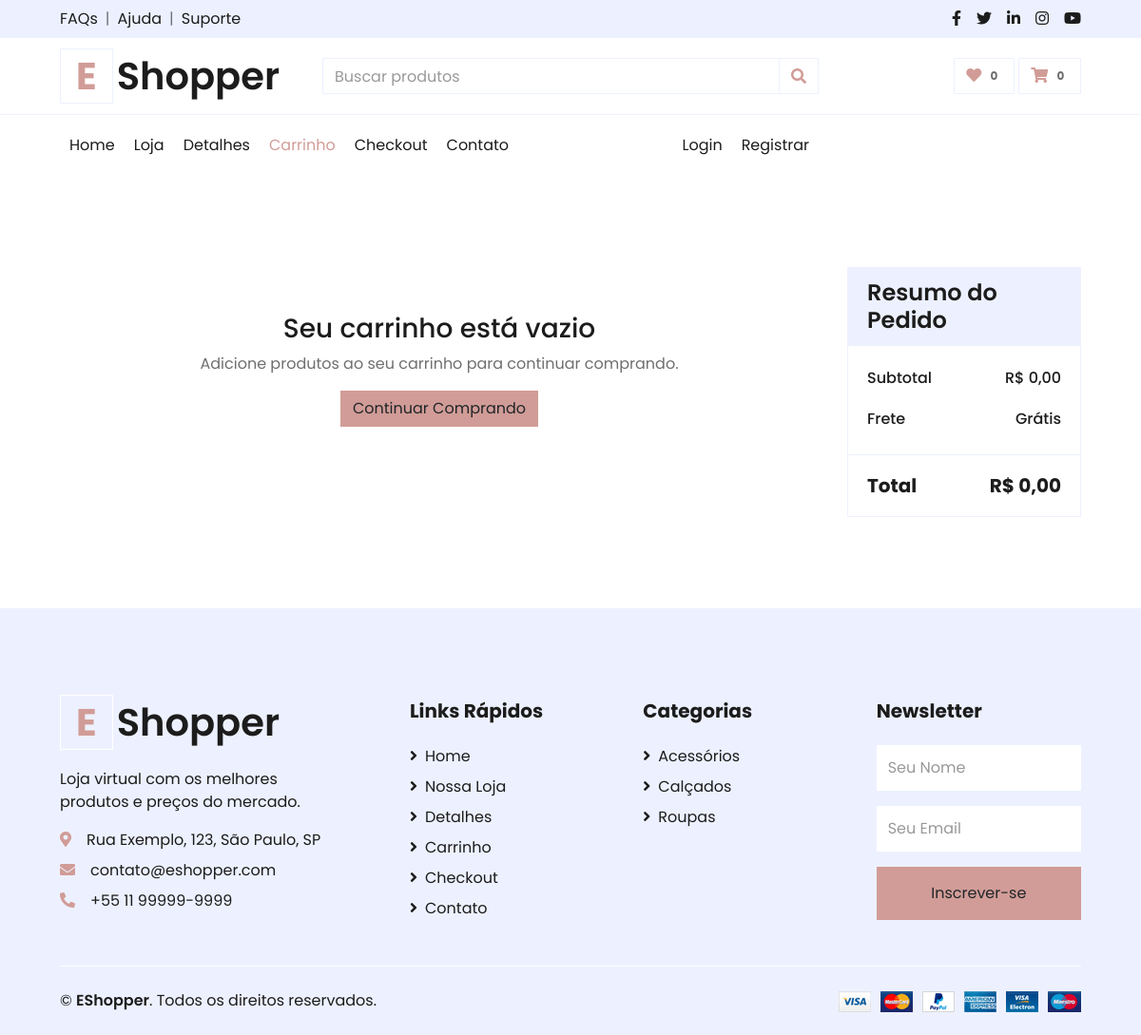
The app's page /cart.php with its own data.
### tables this page shows
CREATE TABLE IF NOT EXISTS categorias (
    id INT AUTO_INCREMENT PRIMARY KEY,
    nome VARCHAR(255) NOT NULL
);

### cart.php (the view, shortened to what this page needs)
<?php
require_once 'config.php';
$cart_products = [];
$total = 0;
?>
<!DOCTYPE html>
<html lang="pt-BR">
<head>
    <link href="https://cdnjs.cloudflare.com/ajax/libs/font-awesome/5.10.0/css/all.min.css" rel="stylesheet">
    <link href="lib/owlcarousel/assets/owl.carousel.min.css" rel="stylesheet">
    <link href="css/style.css" rel="stylesheet">
</head>
<body>
    <div class="container-fluid">
        <div class="row bg-secondary py-2 px-xl-5">
            <div class="col-lg-6 d-none d-lg-block">
                <div class="d-inline-flex align-items-center">
                    <a class="text-dark" href="">FAQs</a>
                    <span class="text-muted px-2">|</span>
                    <a class="text-dark" href="">Ajuda</a>
                    <span class="text-muted px-2">|</span>
                    <a class="text-dark" href="">Suporte</a>
                </div>
            </div>
            <div class="col-lg-6 text-center text-lg-right">
                <div class="d-inline-flex align-items-center">
                    <a class="text-dark px-2" href="">
                        <i class="fab fa-facebook-f"></i>
                    </a>
                    <a class="text-dark px-2" href="">
                        <i class="fab fa-twitter"></i>
                    </a>
                    <a class="text-dark px-2" href="">
                        <i class="fab fa-linkedin-in"></i>
                    </a>
                    <a class="text-dark px-2" href="">
                        <i class="fab fa-instagram"></i>
                    </a>
                    <a class="text-dark pl-2" href="">
                        <i class="fab fa-youtube"></i>
                    </a>
                </div>
            </div>
        </div>
        <div class="row align-items-center py-3 px-xl-5">
            <div class="col-lg-3 d-none d-lg-block">
                <a href="index.php" class="text-decoration-none">
                    <h1 class="m-0 display-5 font-weight-semi-bold"><span class="text-primary font-weight-bold border px-3 mr-1">E</span>Shopper</h1>
                </a>
            </div>
            <div class="col-lg-6 col-6 text-left">
                <form action="">
                    <div class="input-group">
                        <input type="text" class="form-control" placeholder="Buscar produtos">
                        <div class="input-group-append">
                            <span class="input-group-text bg-transparent text-primary">
                                <i class="fa fa-search"></i>
                            </span>
                        </div>
                    </div>
                </form>
            </div>
            <div class="col-lg-3 col-6 text-right">
                <a href="" class="btn border">
                    <i class="fas fa-heart text-primary"></i>
                    <span class="badge">0</span>
                </a>
                <a href="cart.php" class="btn border">
                    <i class="fas fa-shopping-cart text-primary"></i>
                    <span class="badge"><?php echo count($_SESSION['cart']); ?></span>
                </a>
            </div>
        </div>
    </div>
    <div class="container-fluid mb-5">
        <div class="row border-top px-xl-5">
            <div class="col-lg-9">
                <nav class="navbar navbar-expand-lg bg-light navbar-light py-3 py-lg-0 px-0">
                    <div class="collapse navbar-collapse justify-content-between" id="navbarCollapse">
                        <div class="navbar-nav mr-auto py-0">
                            <a href="index.php" class="nav-item nav-link">Home</a>
                            <a href="shop.php" class="nav-item nav-link">Loja</a>
                            <a href="detail.php" class="nav-item nav-link">Detalhes</a>
                            <a href="cart.php" class="nav-item nav-link active">Carrinho</a>
                            <a href="checkout.php" class="nav-item nav-link">Checkout</a>
                            <a href="contact.php" class="nav-item nav-link">Contato</a>
                        </div>
                        <div class="navbar-nav ml-auto py-0">
                            <?php if (isset($_SESSION['user_id'])): ?>
                                <div class="nav-item dropdown">
                                    <a href="#" class="nav-link dropdown-toggle" data-toggle="dropdown">
                                        <i class="fa fa-user text-primary"></i> <?php echo htmlspecialchars($_SESSION['user_nome']); ?>
                                    </a>
                                    <div class="dropdown-menu rounded-0 m-0">
                                        <a href="profile.php" class="dropdown-item">Meu Perfil</a>
                                        <a href="orders.php" class="dropdown-item">Meus Pedidos</a>
                                        <?php if (isset($_SESSION['is_admin']) && $_SESSION['is_admin']): ?>
                                            <a href="admin/index.php" class="dropdown-item">Painel Admin</a>
                                        <?php endif; ?>
                                        <a href="logout.php" class="dropdown-item">Sair</a>
                                    </div>
                                </div>
                            <?php else: ?>
                                <a href="login.php" class="nav-item nav-link">Login</a>
                                <a href="register.php" class="nav-item nav-link">Registrar</a>
                            <?php endif; ?>
                        </div>
                    </div>
                </nav>
            </div>
        </div>
    </div>
    <div class="container-fluid pt-5">
        <div class="row px-xl-5">
            <div class="col-lg-9">
                <div class="container-fluid">
                    <div class="row px-xl-5">
                        <div class="col-lg-12 table-responsive mb-5">
                            <?php if (!empty($cart_products)): ?>
                            <table class="table table-bordered text-center mb-0">
                                <thead class="bg-secondary text-dark">
                                    <tr>
                                        <th>Produtos</th>
                                        <th>Preço</th>
                                        <th>Quantidade</th>
                                        <th>Total</th>
                                        <th>Remover</th>
                                    </tr>
                                </thead>
                                <tbody class="align-middle">
                                    <?php foreach ($cart_products as $item): ?>
                                    <tr>
                                        <td class="align-middle">
                                            <div class="d-flex align-items-center">
                                                <img src="img/<?php echo getProductImage($item['categoria_id']); ?>"
                                                     alt="<?php echo htmlspecialchars($item['nome']); ?>"
                                                     style="width: 50px; height: 50px; object-fit: cover;">
                                                <div class="ml-3">
                                                    <h6 class="text-truncate"><?php echo htmlspecialchars($item['nome']); ?></h6>
                                                    <small class="text-muted"><?php echo htmlspecialchars($item['categoria_nome']); ?></small>
                                                </div>
                                            </div>
                                        </td>
                                        <td class="align-middle">R$ <?php echo number_format($item['preco'], 2, ',', '.'); ?></td>
                                        <td class="align-middle">
                                            <div class="input-group quantity mx-auto" style="width: 100px;">
                                                <div class="input-group-btn">
                                                    <button type="button" class="btn btn-sm btn-primary btn-minus" onclick="updateQuantity(<?php echo $item['id']; ?>, -1)">
                                                        <i class="fa fa-minus"></i>
                                                    </button>
                                                </div>
                                                <input type="text" class="form-control form-control-sm bg-secondary text-center" value="<?php echo $item['quantidade']; ?>" readonly>
                                                <div class="input-group-btn">
                                                    <button type="button" class="btn btn-sm btn-primary btn-plus" onclick="updateQuantity(<?php echo $item['id']; ?>, 1)">
                                                        <i class="fa fa-plus"></i>
                                                    </button>
                                                </div>
                                            </div>
                                        </td>
                                        <td class="align-middle">R$ <?php echo number_format($item['subtotal'], 2, ',', '.'); ?></td>
                                        <td class="align-middle">
                                            <a href="cart.php?action=remove&id=<?php echo $item['id']; ?>" class="btn btn-sm btn-primary">
                                                <i class="fa fa-times"></i>
                                            </a>
                                        </td>
                                    </tr>
                                    <?php endforeach; ?>
                                </tbody>
                            </table>
                            <div class="text-right mt-3">
                                <a href="cart.php?action=clear" class="btn btn-danger">Limpar Carrinho</a>
                            </div>
                            <?php else: ?>
                            <div class="text-center py-5">
                                <h3>Seu carrinho está vazio</h3>
                                <p>Adicione produtos ao seu carrinho para continuar comprando.</p>
                                <a href="shop.php" class="btn btn-primary">Continuar Comprando</a>
                            </div>
                            <?php endif; ?>
                        </div>
                    </div>
                </div>
            </div>
            <div class="col-lg-3">
                <div class="card border-secondary mb-5">
                    <div class="card-header bg-secondary border-0">
                        <h4 class="font-weight-semi-bold m-0">Resumo do Pedido</h4>
                    </div>
                    <div class="card-body">
                        <div class="d-flex justify-content-between mb-3 pt-1">
                            <h6 class="font-weight-medium">Subtotal</h6>
                            <h6 class="font-weight-medium">R$ <?php echo number_format($total, 2, ',', '.'); ?></h6>
                        </div>
                        <div class="d-flex justify-content-between">
                            <h6 class="font-weight-medium">Frete</h6>
                            <h6 class="font-weight-medium">Grátis</h6>
                        </div>
                    </div>
                    <div class="card-footer border-secondary bg-transparent">
                        <div class="d-flex justify-content-between mt-2">
                            <h5 class="font-weight-bold">Total</h5>
                            <h5 class="font-weight-bold">R$ <?php echo number_format($total, 2, ',', '.'); ?></h5>
                        </div>
                    </div>
                </div>
            </div>
        </div>
    </div>
    <div class="container-fluid bg-secondary text-dark mt-5 pt-5">
        <div class="row px-xl-5 pt-5">
            <div class="col-lg-4 col-md-12 mb-5 pr-3 pr-xl-5">
                <a href="" class="text-decoration-none">
                    <h1 class="mb-4 display-5 font-weight-semi-bold"><span class="text-primary font-weight-bold border border-white px-3 mr-1">E</span>Shopper</h1>
                </a>
                <p>Loja virtual com os melhores produtos e preços do mercado.</p>
                <p class="mb-2"><i class="fa fa-map-marker-alt text-primary mr-3"></i>Rua Exemplo, 123, São Paulo, SP</p>
                <p class="mb-2"><i class="fa fa-envelope text-primary mr-3"></i>contato@eshopper.com</p>
                <p class="mb-0"><i class="fa fa-phone-alt text-primary mr-3"></i>+55 11 99999-9999</p>
            </div>
            <div class="col-lg-8 col-md-12">
                <div class="row">
                    <div class="col-md-4 mb-5">
                        <h5 class="font-weight-bold text-dark mb-4">Links Rápidos</h5>
                        <div class="d-flex flex-column justify-content-start">
                            <a class="text-dark mb-2" href="index.php"><i class="fa fa-angle-right mr-2"></i>Home</a>
                            <a class="text-dark mb-2" href="shop.php"><i class="fa fa-angle-right mr-2"></i>Nossa Loja</a>
                            <a class="text-dark mb-2" href="detail.php"><i class="fa fa-angle-right mr-2"></i>Detalhes</a>
                            <a class="text-dark mb-2" href="cart.php"><i class="fa fa-angle-right mr-2"></i>Carrinho</a>
                            <a class="text-dark mb-2" href="checkout.php"><i class="fa fa-angle-right mr-2"></i>Checkout</a>
                            <a class="text-dark" href="contact.php"><i class="fa fa-angle-right mr-2"></i>Contato</a>
                        </div>
                    </div>
                    <div class="col-md-4 mb-5">
                        <h5 class="font-weight-bold text-dark mb-4">Categorias</h5>
                        <div class="d-flex flex-column justify-content-start">
                            <?php
                            $categories = $conn->query("SELECT * FROM categorias ORDER BY nome");
                            if ($categories && $categories->num_rows > 0) {
                                while($category = $categories->fetch_assoc()) {
                            ?>
                            <a class="text-dark mb-2" href="shop.php?categoria=<?php echo $category['id']; ?>">
                                <i class="fa fa-angle-right mr-2"></i><?php echo htmlspecialchars($category['nome']); ?>
                            </a>
                            <?php
                                }
                            }
                            ?>
                        </div>
                    </div>
                    <div class="col-md-4 mb-5">
                        <h5 class="font-weight-bold text-dark mb-4">Newsletter</h5>
                        <form action="">
                            <div class="form-group">
                                <input type="text" class="form-control border-0 py-4" placeholder="Seu Nome" required="required" />
                            </div>
                            <div class="form-group">
                                <input type="email" class="form-control border-0 py-4" placeholder="Seu Email" required="required" />
                            </div>
                            <div>
                                <button class="btn btn-primary btn-block border-0 py-3" type="submit">Inscrever-se</button>
                            </div>
                        </form>
                    </div>
                </div>
            </div>
        </div>
        <div class="row border-top border-light mx-xl-5 py-4">
            <div class="col-md-6 px-xl-0">
                <p class="mb-md-0 text-center text-md-left text-dark">
                    &copy; <a class="text-dark font-weight-semi-bold" href="#">EShopper</a>. Todos os direitos reservados.
                </p>
            </div>
            <div class="col-md-6 px-xl-0 text-center text-md-right">
                <img class="img-fluid" src="img/payments.png" alt="">
            </div>
        </div>
    </div>
</body>
</html>

### records on screen
categorias: nome "Acessórios"
categorias: nome "Calçados"
categorias: nome "Roupas"

### other values on screen
count($_SESSION['cart']) "0"
$total "0,00"
